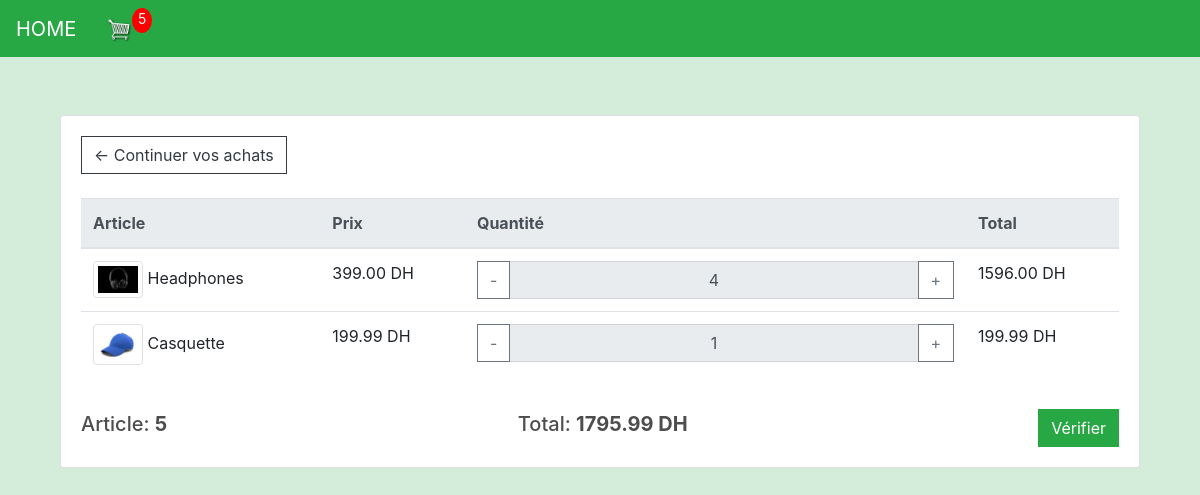
The app's page /cart/ (signed in) with its own data.
### store/models.py (models this page shows, shortened)
class OrderItem(models.Model):
	product = models.ForeignKey(Product, on_delete=models.SET_NULL, null=True)
	order = models.ForeignKey(Order, on_delete=models.SET_NULL, null=True)
	quantity = models.IntegerField(default=0, null=True, blank=True)
	date_added = models.DateTimeField(auto_now_add=True)
	@property
	def get_total(self):
		total = self.product.price * self.quantity
		return total

class Product(models.Model):
	name = models.CharField(max_length=200)
	price = models.DecimalField(max_digits=5, decimal_places=2)
	digital = models.BooleanField(default=False,null=True, blank=True)
	image = models.ImageField(null=True, blank=True)
	@property
	def imageURL(self):
		try:
			url = self.image.url
		except:
			url = ''
		return url

class Order(models.Model):
	customer = models.ForeignKey(Customer, on_delete=models.SET_NULL, null=True, blank=True)
	date_ordered = models.DateTimeField(auto_now_add=True)
	complete = models.BooleanField(default=False)
	transaction_id = models.CharField(max_length=100, null=True)
	@property
	def get_cart_total(self):
		orderitems = self.orderitem_set.all()
		total = sum([item.get_total for item in orderitems])
		return total
	@property
	def get_cart_items(self):
		orderitems = self.orderitem_set.all()
		total = sum([item.quantity for item in orderitems])
		return total

### store/views.py (the view)
# urls.py: path('cart/', views.cart, name="cart"),
def cart(request):
	data = cartData(request)
	cartItems = data['cartItems']
	order = data['order']
	items = data['items']
	context = {'items':items, 'order':order, 'cartItems':cartItems}
	return render(request, 'store/cart.html', context)

### store/utils.py (called while the page is built)
def cartData(request):
	if request.user.is_authenticated:
		customer = request.user.customer
		order, created = Order.objects.get_or_create(customer=customer, complete=False)
		items = order.orderitem_set.all()
		cartItems = order.get_cart_items
	else:
		cookieData = cookieCart(request)
		cartItems = cookieData['cartItems']
		order = cookieData['order']
		items = cookieData['items']
	return {'cartItems':cartItems ,'order':order, 'items':items}

### store/templates/store/Cart.html
{% extends 'store/main.html' %}
{% load static %}
{% block content %}
<div class="container my-5">
    <div class="row">
        <div class="col-lg-12">
            <div class="card">
                <div class="card-body">
                    <a class="btn btn-outline-dark" href="{% url 'store' %}">← Continuer vos achats</a>
                    <div class="table-responsive mt-4">
                        <table class="table">
                            <thead class="thead-light">
                                <tr>
                                    <th scope="col">Article</th>
                                    <th scope="col">Prix</th>
                                    <th scope="col">Quantité</th>
                                    <th scope="col">Total</th>
                                </tr>
                            </thead>
                            <tbody>
                                {% for item in items %}
                                <tr>
                                    <td>
                                        <img class="img-thumbnail" style="width: 50px;" src="{{item.product.imageURL}}">
                                        {{item.product.name}}
                                    </td>
                                    <td>{{item.product.price|floatformat:2}} DH</td>
                                    <td>
                                        <div class="input-group">
                                            <div class="input-group-prepend">
                                                <button class="btn btn-outline-secondary update-cart" data-product="{{item.product.id}}" data-action="remove" type="button">-</button>
                                            </div>
                                            <input type="text" class="form-control text-center" value="{{item.quantity}}" readonly>
                                            <div class="input-group-append">
                                                <button class="btn btn-outline-secondary update-cart" data-product="{{item.product.id}}" data-action="add" type="button">+</button>
                                            </div>
                                        </div>
                                    </td>
                                    <td>{{item.get_total}} DH</td>
                                </tr>
                                {% endfor %}
                            </tbody>
                        </table>
                    </div>
                    <div class="d-flex justify-content-between align-items-center mt-3">
                        <h5>Article: <strong>{{order.get_cart_items}}</strong></h5>
                        <h5>Total: <strong>{{order.get_cart_total}} DH</strong></h5>
                        <a class="btn btn-success" href="{% url 'checkout' %}">Vérifier</a>
                    </div>
                </div>
            </div>
        </div>
    </div>
</div>
{% endblock content %}

### static/css/main.css (style rules this page uses)
body { background-color: hsl(0, 0%, 98%); }
h1,h2,h3,h4,h5,h6 { color:hsl(0, 0%, 30%); }
.col-lg-4, .col-lg-6, .col-lg-8, .col-lg-12 { margin-top: 10px; }
.btn { border-radius: 0; }

### store/templates/store/Main.html (style rules this page uses)
body { background-color: #d4edda; }

### records on screen
OrderItem: product.imageURL (picture), product.name "Headphones", product.price "399.00", quantity "4", get_total "1596.00"
OrderItem: product.imageURL (picture), product.name "Casquette", product.price "199.99", quantity "1", get_total "199.99"
Order: get_cart_items "5", get_cart_total "1795.99"

### other values on screen
{{ cartItems }} "5"
